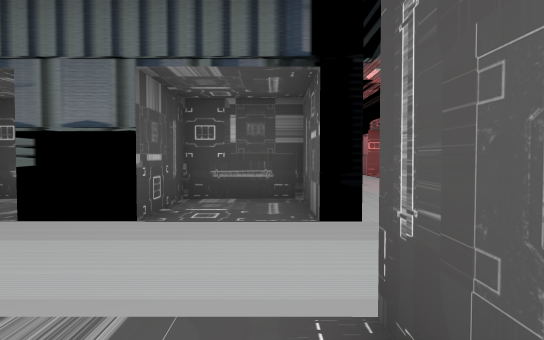
view 1 (above)

24 first-person views from a walk through a level from a Godot 3-D game. The camera is 1.4 m above the floor, tilts 2° down and sees 70° across. Doors that lead somewhere are drawn open, without their leaves. The floor is counted in squares, 2 m on a side. Each view is taken from the middle of a square. On the plan, view 1 faces up. The plan holds only what a view shows up to about 11 squares ahead; the rest is blank. The place goes on beyond the plan.

view 2
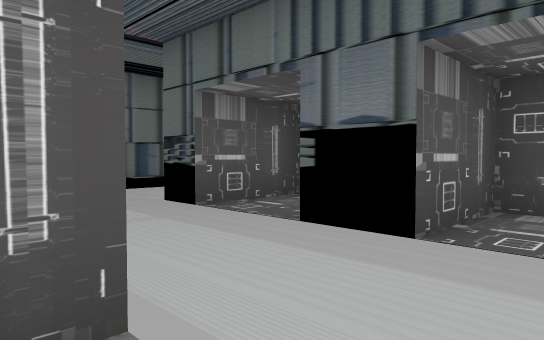

view 3
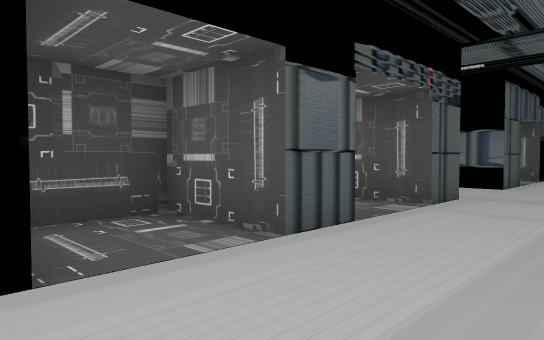

view 4
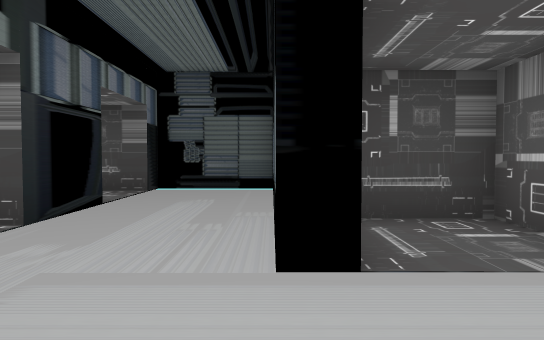

view 5
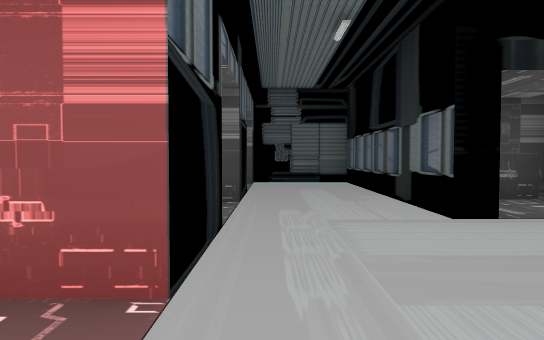

view 6
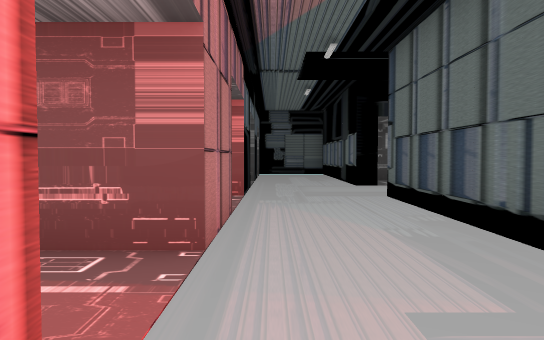

view 7
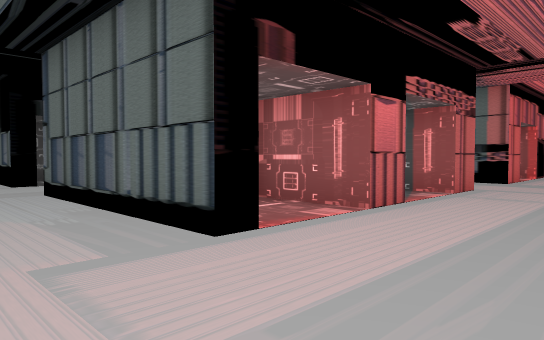

view 8
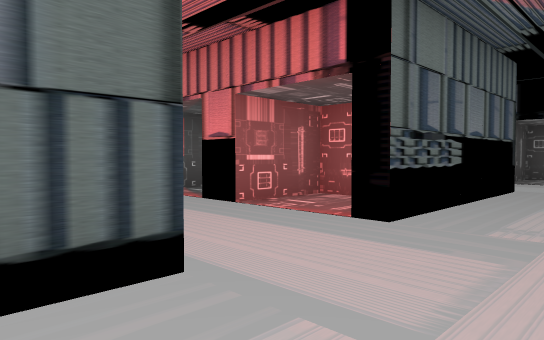

view 9
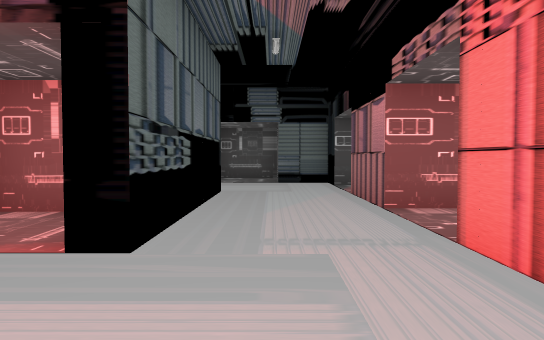

view 10
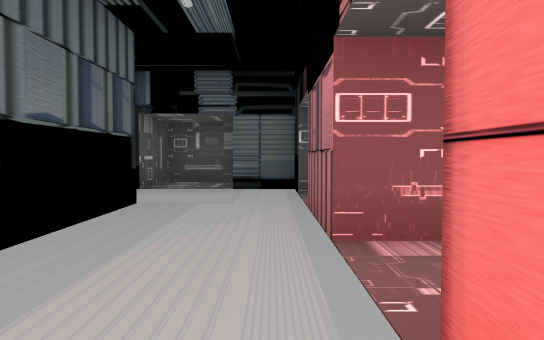

view 11
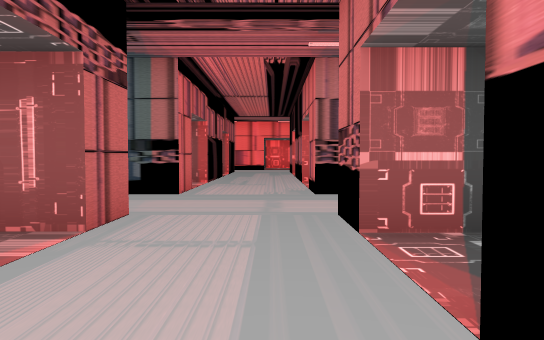

view 12
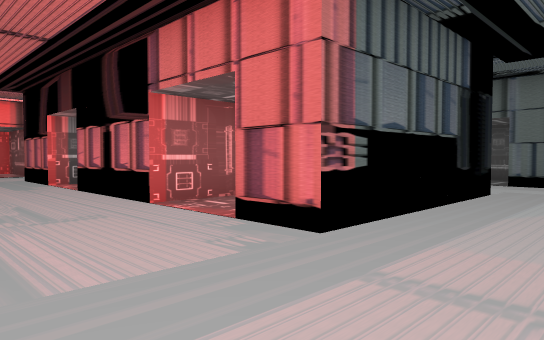

view 13
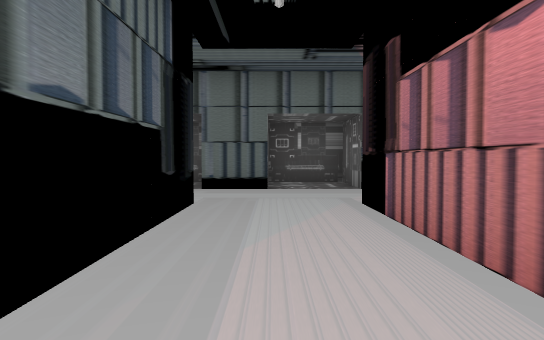

view 14
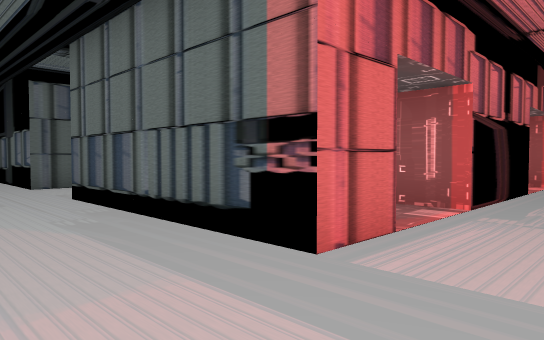

view 15
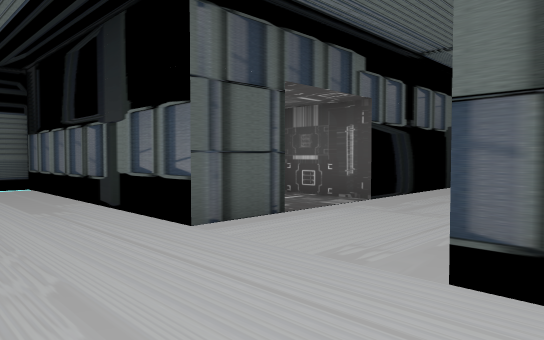

view 16
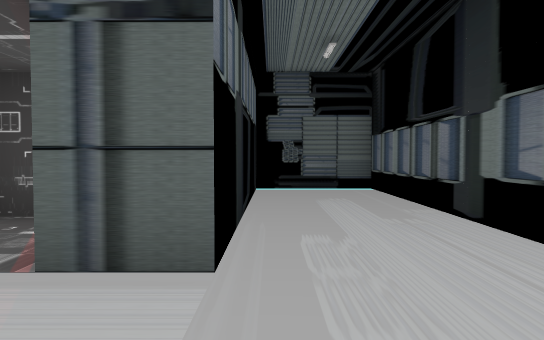

view 17
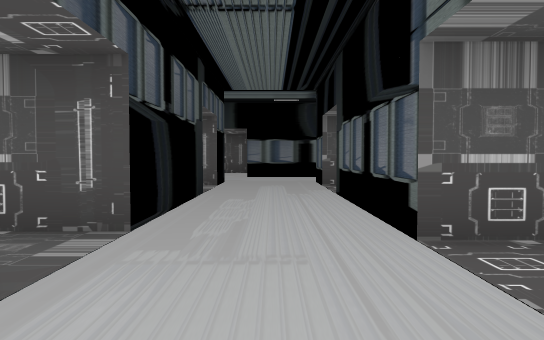

view 18
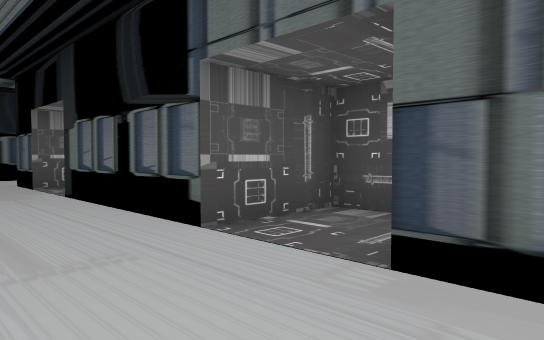

view 19
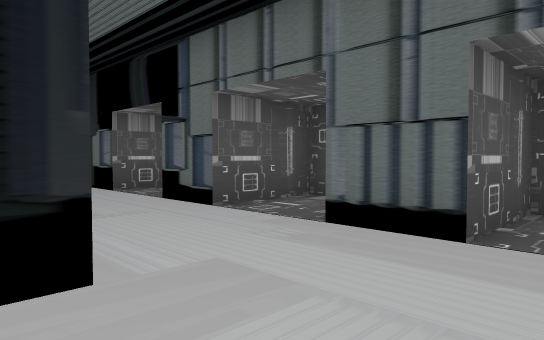

view 20
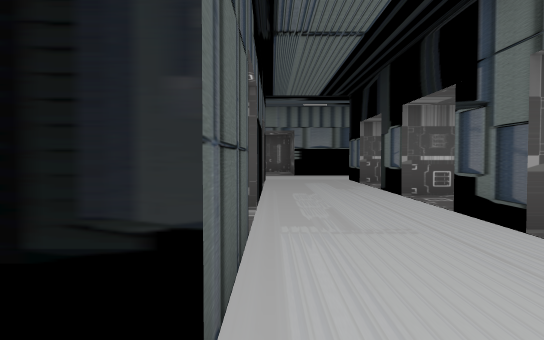

view 21
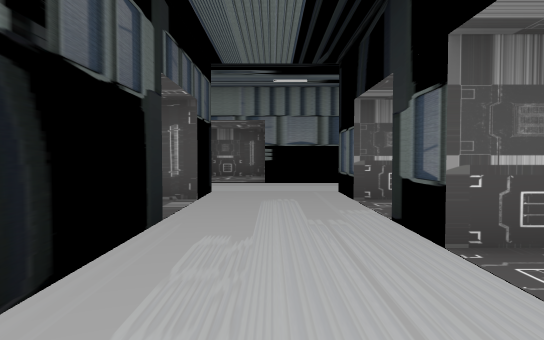

view 22
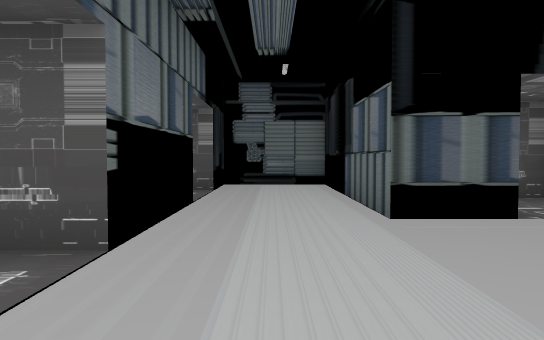

view 23
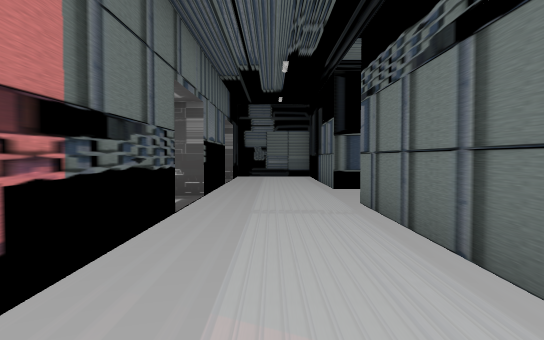

view 24
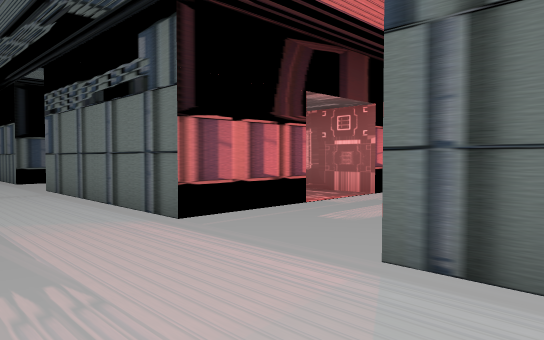

### Floor plan
Key: @ floor where view 1 was taken; # wall or solid block; . floor; D open door.
Columns run from 22 left of view 1 to 5 right of it. Each row starts with its distance up from view 1.
 25  ####
 24  ...#
 23 #D..#
 22  D..####   #######    ###
 21 #D..# .#   #.. #.#    #..
 20 #...#..##.##.D##.#    #.D##
 19 #....DD.DDD.DD.DDD    .DD.#
 18 #D................     ...D
 17 .D...DD...DD.....D     ...D
 16  D..#. ###  ##...#     #..#
 15 #...#        #...#     #..##
 14 #...#   # ## #...#  ####..D
 13 #...## .###..#...#. #..#..D
 12  D..##DD###DD#...#DD#DD#..D
 11  D........................#
 10  .....  ..................D
  9   ..##DD###DD#...#DD#DD#..D
  8  . .#     #..#...#  #..#..D#
  7           ####.. #######..##
  6           #..#.. #. #..#..D
  5     #. ####..#...#..#..#..D
  4    ..DD....DDD....DD.DD...#
  3    .......................#
  2    ..DDD...DD.....DD.DD...D
  1     #    ##..#...#..#..#..D
  0           #. #...#..#.@#..D
 -1              #...#######..#
 -2              #...#     #..D
 -3              #...#     #..D
 -4              #...#     #..#
 -5              #####     ####

Positions as (right, up) in squares from view 1, and headings:
1: (0, 0), facing up
2: (0, 1), facing up-left
3: (1, 4), facing down-left
4: (1, 4), facing down
5: (3, 6), facing down
6: (3, 11), facing down
7: (3, 12), facing down-left
8: (3, 8), facing up-left
9: (2, 9), facing up
10: (3, 11), facing up
11: (-1, 11), facing left
12: (-6, 9), facing up-left
13: (-7, 11), facing up
14: (-6, 11), facing down-left
15: (-6, 5), facing down-left
16: (-6, 4), facing down
17: (-8, 3), facing left
18: (-8, 2), facing up-left
19: (-6, 16), facing up-left
20: (-7, 17), facing left
21: (-11, 18), facing left
22: (-20, 15), facing up
23: (-20, 11), facing up
24: (-21, 8), facing up-right
